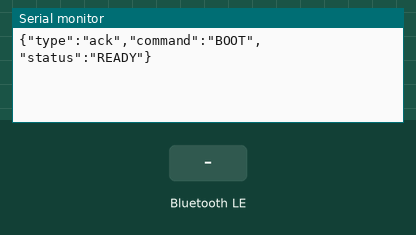
Recording of a sketch running on a simulated ESP32. On the bench: the last lines printed to the serial monitor. The test bench sets the inputs (shaded band). Nothing arrives over Bluetooth unless stated; a phone connects over Bluetooth LE 3 s after start.

Above: at 1.2 s.
1.3 s: Bluetooth LE write "STOP" received
At 2.0 s:
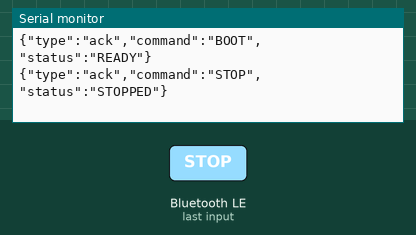
2.8 s: Bluetooth LE write "1" received
At 3.2 s:
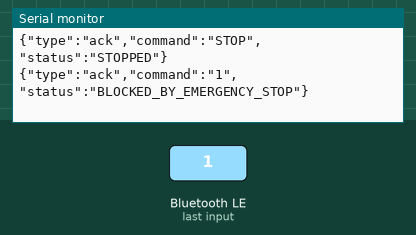

Measured:
- after the input at 1.3 s, the serial monitor: prints a new line after 0.05 s (image 1)
- after the input at 2.8 s, the serial monitor: prints a new line after 0.05 s (image 2)

The sketch:

robot.ino
```cpp
#include <Arduino.h>
#include <BLEDevice.h>
#include <BLEServer.h>
#include <BLEUtils.h>
#include <BLE2902.h>

#define SERVICE_UUID "7b6f0001-6d1e-4e5a-9a31-464952452d01"
#define COMMAND_UUID "7b6f0003-6d1e-4e5a-9a31-464952452d01"
#define STATUS_UUID "7b6f0004-6d1e-4e5a-9a31-464952452d01"

BLECharacteristic* statusChar;
String mission="STANDBY";
volatile bool emergencyStop=false;

void acknowledge(const String& command,const char* status){
  String packet=String("{\"type\":\"ack\",\"command\":\"")+command+"\",\"status\":\""+status+"\"}";
  statusChar->setValue(packet.c_str());statusChar->notify();Serial.println(packet);
}
class CommandCallbacks: public BLECharacteristicCallbacks{
  void onWrite(BLECharacteristic* c) override{
    String command=c->getValue().c_str();
    if(command.indexOf("STOP")>=0){emergencyStop=true;mission="STOPPED";acknowledge(command,"STOPPED");return;}
    if(emergencyStop){acknowledge(command,"BLOCKED_BY_EMERGENCY_STOP");return;}
    mission=command;acknowledge(command,"ACCEPTED");
  }
};
void setup(){
  Serial.begin(115200);
  // Configure actual motor, obstacle and environmental sensor pins here after BOM selection.
  BLEDevice::init("FIRE-ECHO-ROBOT-R01");
  BLEServer* server=BLEDevice::createServer();
  BLEService* service=server->createService(SERVICE_UUID);
  BLECharacteristic* command=service->createCharacteristic(COMMAND_UUID,BLECharacteristic::PROPERTY_WRITE);
  command->setCallbacks(new CommandCallbacks());
  statusChar=service->createCharacteristic(STATUS_UUID,BLECharacteristic::PROPERTY_NOTIFY|BLECharacteristic::PROPERTY_READ);
  statusChar->addDescriptor(new BLE2902());
  service->start();BLEAdvertising* adv=BLEDevice::getAdvertising();adv->addServiceUUID(SERVICE_UUID);adv->start();
  acknowledge("BOOT","READY");
}
void loop(){
  // Physical navigation must remain local to the robot. Read obstacle sensors before
  // every motor command and stop motors on obstacle detection or emergencyStop.
  // No motor pins are activated in this starter until the physical BOM is configured.
  delay(50);
}
```
